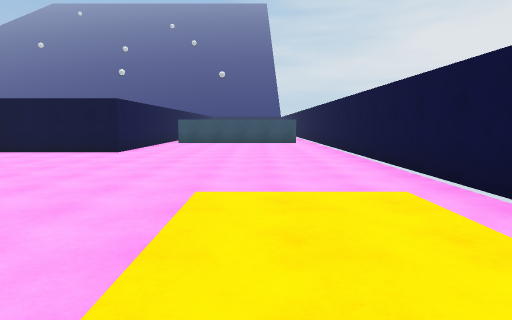
View 1 (above)

14 first-person views from a walk through a Unity game level. The camera is 1.4 m above the floor, tilts 6° down and sees 75° across. The floor is counted in squares, 2 m on a side. Each view is taken from the middle of a square. On the plan, view 1 faces up. The plan holds only what a view shows up to about 10 squares ahead; the rest is blank. The place goes on beyond the plan. The player is left out. Surface patterns are stand-ins for the level's own textures.

View 2
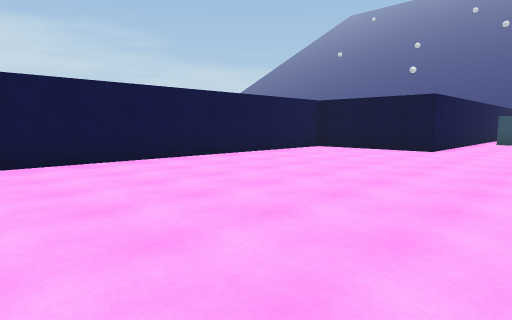

View 3
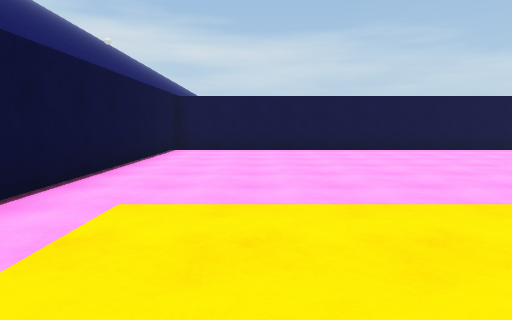

View 4
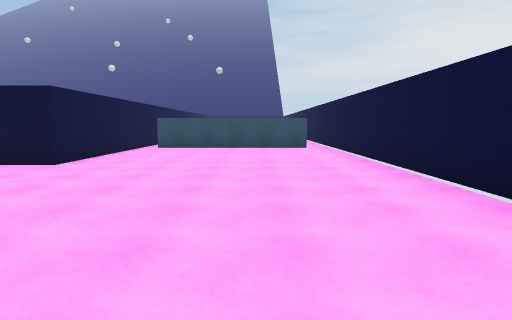

View 5
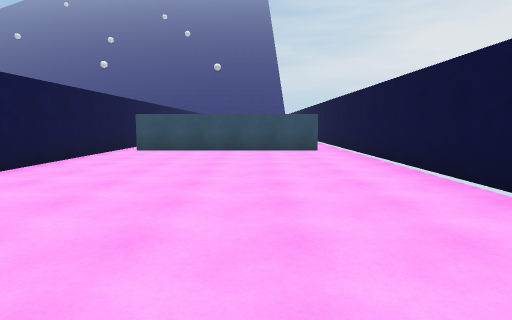

View 6
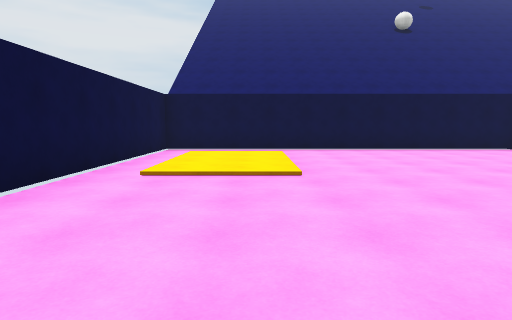

View 7
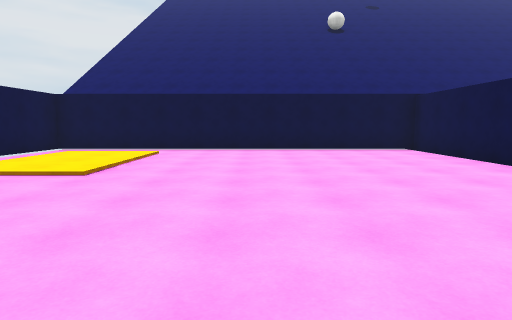

View 8
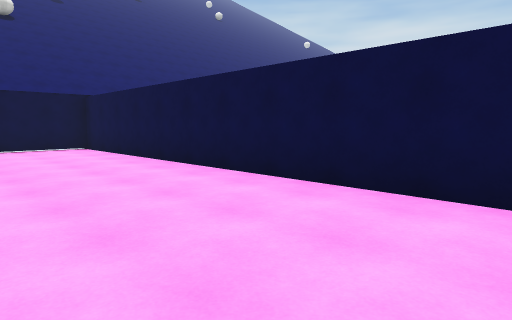

View 9
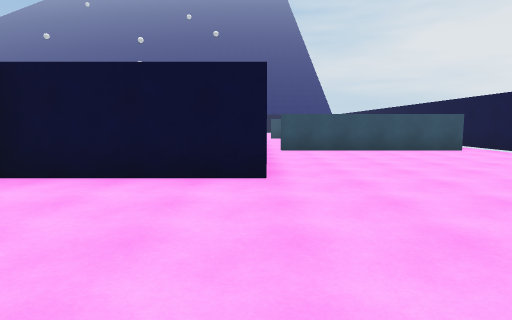

View 10
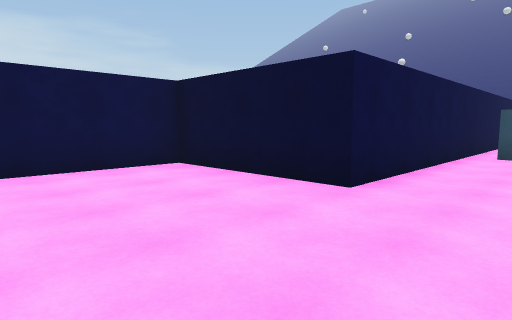

View 11
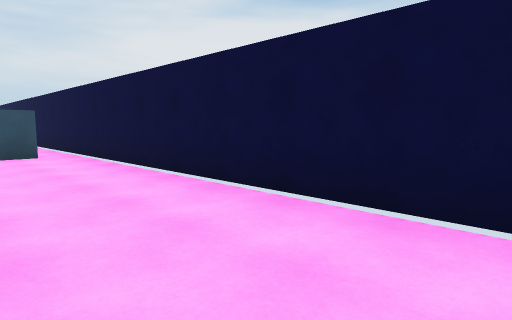

View 12
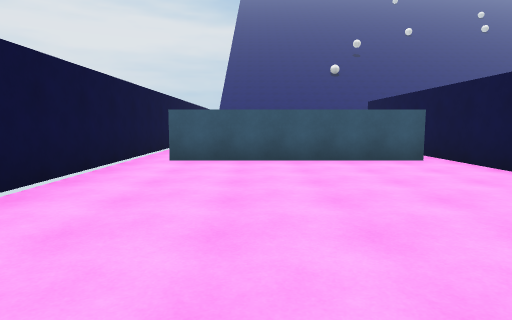

View 13
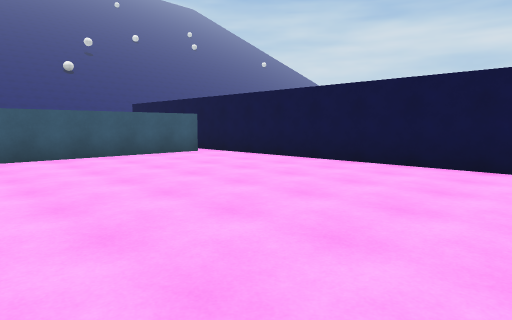

View 14
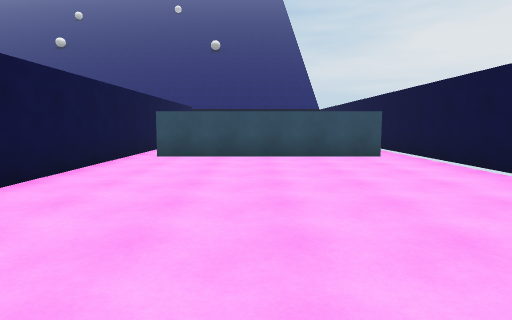

### Floor plan
Points are (right, up) in squares from view 1. A wall is a line through its corners. A room is listed if a view was taken in it or the views show most of it. See-through windows are left out.
Room 1 (views 1, 2, 3, 4, 5, 6, 7, 8, 9, 10, 11)
walls: (-3.9, 13.9) (-3.9, 9.4) (-7.4, 9.4) (-7.4, -1.2) (2.5, -1.2) (2.5, 14.4); (1.8, 14.2) (-3.4, 14.2)
ways out: opening at (2, 14) to room 2; gap at (-3, 14) to room 2
Room 2 (views 12, 14)
walls: (2.5, 19.5) (2.5, 21.5); (-3.4, 14.5) (1.8, 14.5); (2.5, 14.4) (2.5, 17.9); (-3.9, 22.1) (-3.9, 13.9); (1.9, 22.4) (-3.2, 22.4)
ways out: opening at (2, 14) to room 1; gap at (-3, 14) to room 1; opening at (2, 22) to room 3; gap at (-3, 22) to room 3
Room 3 (view 13)
walls: (-3.9, 24.6) (-3.9, 22.1); (2.5, 21.5) (2.5, 24.4)
ways out: opening at (2, 22) to room 2; gap at (-3, 22) to room 2

Positions as (right, up) in squares from view 1, and headings:
1: (0, 0), facing up
2: (-1, 0), facing up-left
3: (2, 1), facing left
4: (0, 3), facing up
5: (0, 5), facing up
6: (0, 8), facing down
7: (-3, 8), facing down
8: (-4, 9), facing down-left
9: (-4, 5), facing up
10: (-2, 6), facing up-left
11: (0, 6), facing up-right
12: (0, 21), facing down
13: (2, 22), facing down-left
14: (-1, 15), facing up
